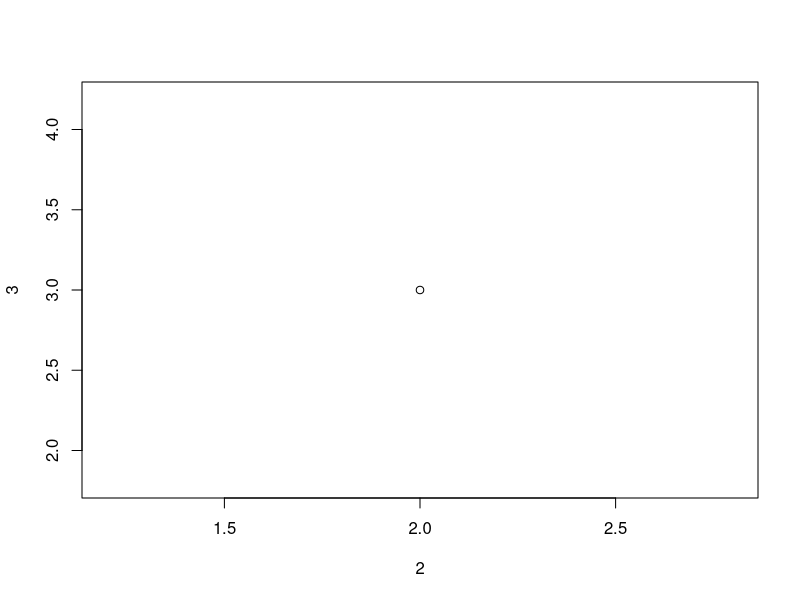
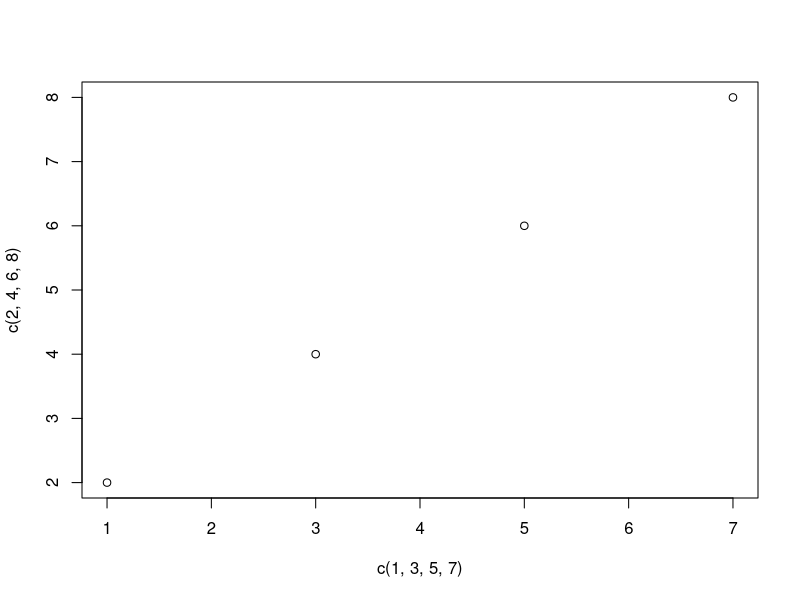
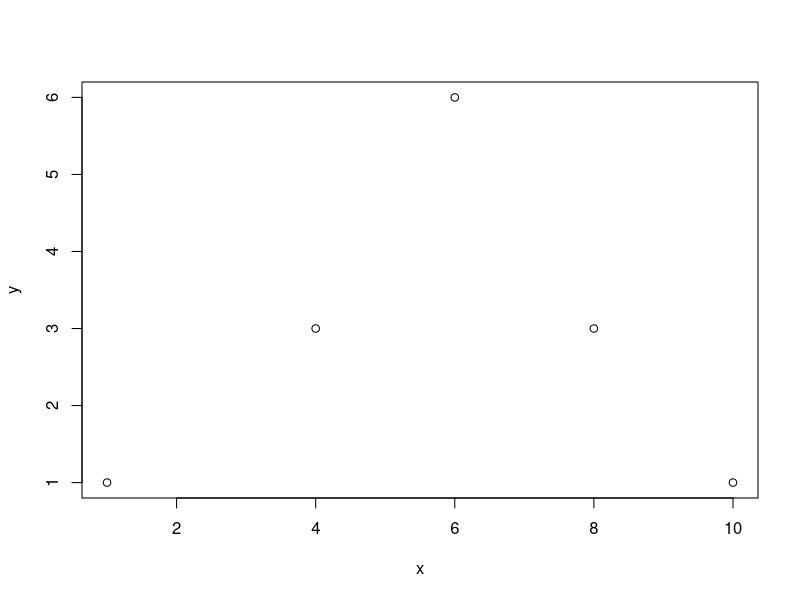
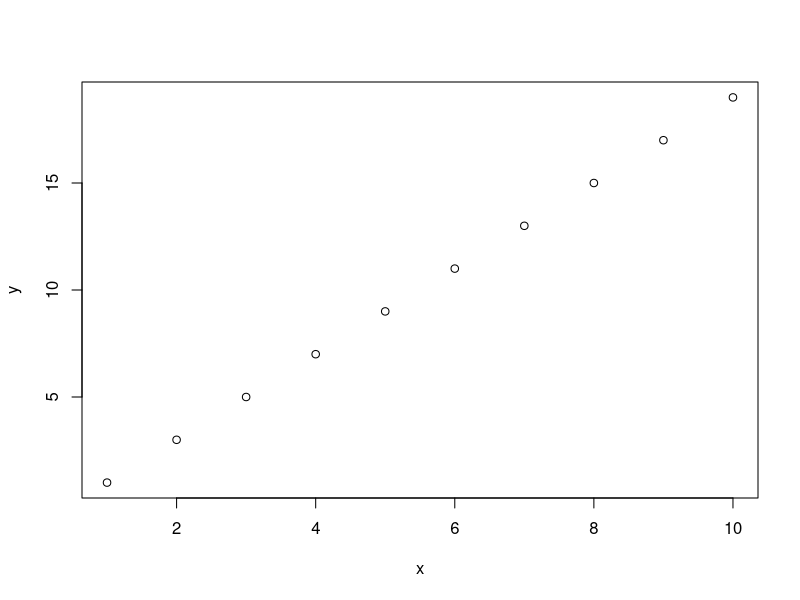
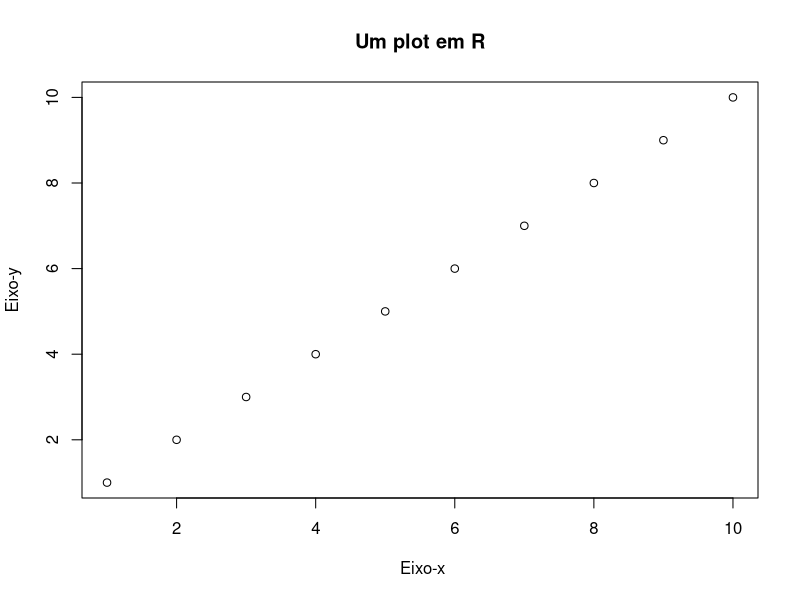
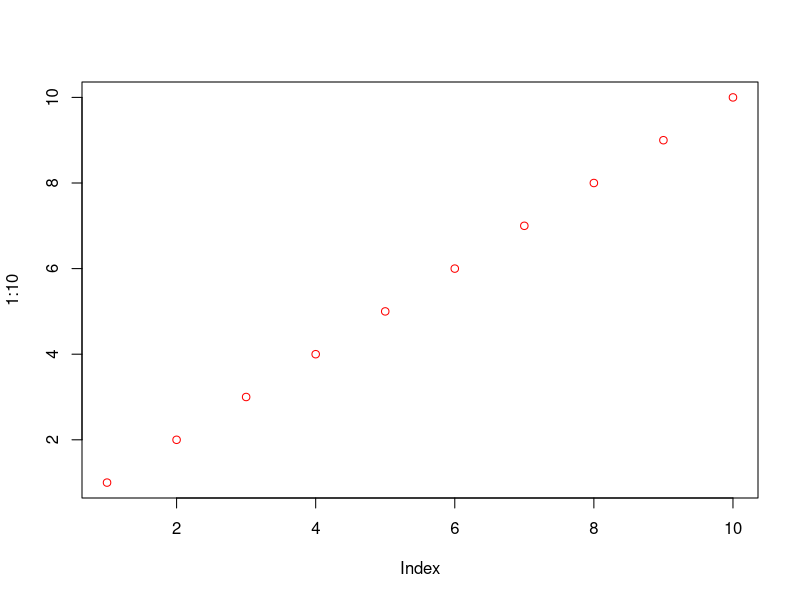
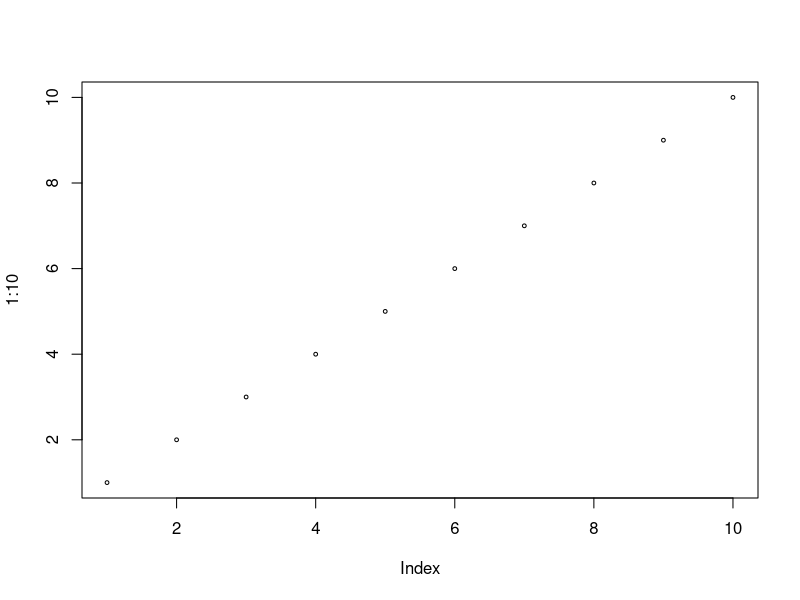
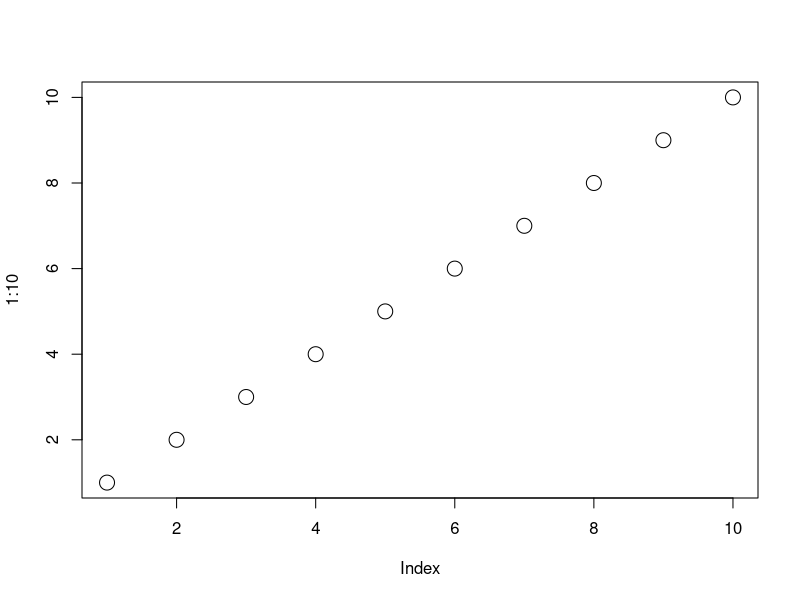

These charts were generated, in order, by the following R code:
## ---- chunk 1
plot(2, 3)
## ---- chunk 2
plot(c(1, 3, 5, 7), c(2, 4, 6, 8))

## ---- chunk 3
x <- c(1, 4, 6, 8, 10)
y <- c(1, 3, 6, 3, 1)

plot(x, y)

## ---- chunk 4
x <- 1:10
y <- seq(from=1, to=20, by=2)
plot(x,y)

## ---- chunk 5
plot(1:10, main="Um plot em R", xlab=" Eixo-x", ylab="Eixo-y")

## ---- chunk 6
plot(1:10, col="red")

## ---- chunk 7
plot(1:10, cex=0.5)
## ---- chunk 8
plot(1:10, cex=2)
## ---- chunk 9
par(mfrow=c(1,2))

plot(1:10, cex=0.5)
plot(1:10, cex=2)
## ---- chunk 10
plot(1:10, pch=23, cex=2, col='green')

## ---- chunk 11
plot(1:10, type="l")

## ---- chunk 12
plot(1:10, type="l", col="blue")

## ---- chunk 13
plot(1:10, type="l", col='blue', lwd=4)

## ---- chunk 14
par(mfrow=c(1,2))
plot(1:10, type="l", col='yellow', lwd=5, lty=3)
plot(1:10, type="l", col='green', lwd=5, lty=5)

## ---- chunk 15
line1 <- c(1,2,3,4,5,6)
line2 <- c(1,3,4,5,6,7)
line3 <- c(1,4,5,6,7,8)
line4 <- c(1,5,6,7,8,9)

plot(line1, type = "l", col = "blue", main = 'Multi Line Graph')
lines(line2, type="l", col = "red")
lines(line3, type="l", col = "green")
lines(line4, type="l", col = "black")

## ---- chunk 16
#Criando vetores, vamos supor idade do carro x velocidade
x <- c(5,7,8,7,2,2,9,4,11,12,9,6)
y <- c(99,86,87,88,111,103,87,94,78,77,85,86)

plot(x, y, main="Carros", xlab="Idade", ylab="Velocidade")

## ---- chunk 17
x1 <- c(5,7,8,7,2,2,9,4,11,12)
y1 <- c(99,86,87,88,111,103,87,94,78,77)

## ---- chunk 18
x2 <- c(2,2,8,1,15,8,12,9,7,3)
y2 <- c(100,105,84,105,90,99,90,95,94,100)

## ---- chunk 19
plot(x1, y1, main="Carros em dias diferentes", xlab="Idade", ylab="Velocidade", col="red", cex=1)

points(x2, y2, col="blue", cex=2)
abline()

## ---- chunk 20
x <- c(10,20,30,40)
pie(x)

## ---- chunk 21
pie(x, init.angle = 90)

## ---- chunk 22
label <- c("aaa", "bbb", "ccc", "ddd")

pie(x, label = label, main = "Letras")

## ---- chunk 23
colors <- c("blue", "yellow", "green", "black")

pie(x, label = label, main = "letras", col = colors)

## ---- chunk 24
pie(x, label = label, main = "Fruits", col = colors)
legend("bottomleft", label, fill = colors)

## ---- chunk 25
# x-axis values
x <- c("A", "B", "C", "D")

# y-axis values
y <- c(2, 4, 6, 8)

barplot(y, names.arg = x)

## ---- chunk 26
x <- c("A", "B", "C", "D")
y <- c(2, 4, 6, 8)

barplot(y, names.arg = x, col = "red")

## ---- chunk 27
x <- c("A", "B", "C", "D")
y <- c(2, 4, 6, 8)

barplot(y, names.arg = x, density = 10)

## ---- chunk 28
x <- c("A", "B", "C", "D")
y <- c(2, 4, 6, 8)

barplot(y, names.arg = x, width = c(1,2,3,4))

## ---- chunk 29
x <- c("A", "B", "C", "D")
y <- c(2, 4, 6, 8)

barplot(y, names.arg = x, horiz = TRUE)

